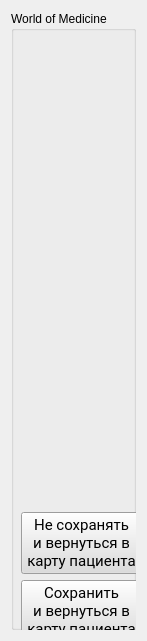
   <widget class="QWidget" name="layoutWidget_2">
    <property name="geometry">
     <rect>
      <x>800</x>
      <y>0</y>
      <width>144</width>
      <height>641</height>
     </rect>
    </property>
    <layout class="QVBoxLayout" name="verticalLayout_5">
     <item>
      <widget class="QGroupBox" name="groupBox_wom">
       <property name="title">
        <string>World of Medicine</string>
       </property>
       <widget class="QWidget" name="layoutWidget">
        <property name="geometry">
         <rect>
          <x>10</x>
          <y>20</y>
          <width>121</width>
          <height>611</height>
         </rect>
        </property>
        <layout class="QVBoxLayout" name="verticalLayout_6">
         <item>
          <spacer name="verticalSpacer">
           <property name="orientation">
            <enum>Qt::Vertical</enum>
           </property>
           <property name="sizeHint" stdset="0">
            <size>
             <width>20</width>
             <height>40</height>
            </size>
           </property>
          </spacer>
         </item>
         <item>
          <widget class="QPushButton" name="pushButtonNotSaveExit">
           <property name="palette">
            <palette>
             <active>
              <colorrole role="WindowText">
               <brush brushstyle="SolidPattern">
                <color alpha="255">
                 <red>0</red>
                 <green>0</green>
                 <blue>0</blue>
                </color>
               </brush>
              </colorrole>
              <colorrole role="Button">
               <brush brushstyle="SolidPattern">
                <color alpha="255">
                 <red>220</red>
                 <green>220</green>
                 <blue>220</blue>
                </color>
               </brush>
              </colorrole>
              <colorrole role="Light">
               <brush brushstyle="SolidPattern">
                <color alpha="255">
                 <red>255</red>
                 <green>255</green>
                 <blue>255</blue>
                </color>
               </brush>
              </colorrole>
              <colorrole role="Midlight">
               <brush brushstyle="SolidPattern">
                <color alpha="255">
                 <red>237</red>
                 <green>237</green>
                 <blue>237</blue>
                </color>
               </brush>
              </colorrole>
              <colorrole role="Dark">
               <brush brushstyle="SolidPattern">
                <color alpha="255">
                 <red>110</red>
                 <green>110</green>
                 <blue>110</blue>
                </color>
               </brush>
              </colorrole>
              <colorrole role="Mid">
               <brush brushstyle="SolidPattern">
                <color alpha="255">
                 <red>147</red>
                 <green>147</green>
                 <blue>147</blue>
                </color>
               </brush>
              </colorrole>
              <colorrole role="Text">
               <brush brushstyle="SolidPattern">
                <color alpha="255">
                 <red>0</red>
                 <green>0</green>
                 <blue>0</blue>
                </color>
               </brush>
              </colorrole>
              <colorrole role="BrightText">
               <brush brushstyle="SolidPattern">
                <color alpha="255">
                 <red>255</red>
                 <green>255</green>
                 <blue>255</blue>
                </color>
               </brush>
              </colorrole>
              <colorrole role="ButtonText">
               <brush brushstyle="SolidPattern">
                <color alpha="255">
                 <red>0</red>
                 <green>0</green>
                 <blue>0</blue>
                </color>
               </brush>
              </colorrole>
              <colorrole role="Base">
               <brush brushstyle="SolidPattern">
                <color alpha="255">
                 <red>255</red>
                 <green>255</green>
                 <blue>255</blue>
                </color>
               </brush>
              </colorrole>
              <colorrole role="Window">
               <brush brushstyle="SolidPattern">
                <color alpha="255">
                 <red>220</red>
                 <green>220</green>
                 <blue>220</blue>
                </color>
               </brush>
              </colorrole>
              <colorrole role="Shadow">
               <brush brushstyle="SolidPattern">
                <color alpha="255">
                 <red>0</red>
                 <green>0</green>
                 <blue>0</blue>
                </color>
               </brush>
              </colorrole>
              <colorrole role="AlternateBase">
               <brush brushstyle="SolidPattern">
                <color alpha="255">
                 <red>237</red>
                 <green>237</green>
                 <blue>237</blue>
                </color>
               </brush>
              </colorrole>
              <colorrole role="ToolTipBase">
               <brush brushstyle="SolidPattern">
                <color alpha="255">
                 <red>255</red>
                 <green>255</green>
                 <blue>220</blue>
                </color>
               </brush>
              </colorrole>
              <colorrole role="ToolTipText">
               <brush brushstyle="SolidPattern">
                <color alpha="255">
                 <red>0</red>
                 <green>0</green>
                 <blue>0</blue>
                </color>
               </brush>
              </colorrole>
              <colorrole role="PlaceholderText">
               <brush brushstyle="SolidPattern">
                <color alpha="128">
                 <red>0</red>
                 <green>0</green>
                 <blue>0</blue>
                </color>
               </brush>
              </colorrole>
             </active>
             <inactive>
              <colorrole role="WindowText">
               <brush brushstyle="SolidPattern">
                <color alpha="255">
                 <red>0</red>
                 <green>0</green>
                 <blue>0</blue>
                </color>
               </brush>
              </colorrole>
              <colorrole role="Button">
               <brush brushstyle="SolidPattern">
                <color alpha="255">
                 <red>220</red>
                 <green>220</green>
                 <blue>220</blue>
                </color>
               </brush>
              </colorrole>
              <colorrole role="Light">
               <brush brushstyle="SolidPattern">
                <color alpha="255">
                 <red>255</red>
                 <green>255</green>
                 <blue>255</blue>
                </color>
               </brush>
              </colorrole>
              <colorrole role="Midlight">
               <brush brushstyle="SolidPattern">
                <color alpha="255">
                 <red>237</red>
                 <green>237</green>
                 <blue>237</blue>
                </color>
               </brush>
              </colorrole>
              <colorrole role="Dark">
               <brush brushstyle="SolidPattern">
                <color alpha="255">
                 <red>110</red>
                 <green>110</green>
                 <blue>110</blue>
                </color>
               </brush>
              </colorrole>
              <colorrole role="Mid">
               <brush brushstyle="SolidPattern">
                <color alpha="255">
                 <red>147</red>
                 <green>147</green>
                 <blue>147</blue>
                </color>
               </brush>
              </colorrole>
              <colorrole role="Text">
               <brush brushstyle="SolidPattern">
                <color alpha="255">
                 <red>0</red>
                 <green>0</green>
                 <blue>0</blue>
                </color>
               </brush>
              </colorrole>
              <colorrole role="BrightText">
               <brush brushstyle="SolidPattern">
                <color alpha="255">
                 <red>255</red>
                 <green>255</green>
                 <blue>255</blue>
                </color>
               </brush>
              </colorrole>
              <colorrole role="ButtonText">
               <brush brushstyle="SolidPattern">
                <color alpha="255">
                 <red>0</red>
                 <green>0</green>
                 <blue>0</blue>
                </color>
               </brush>
              </colorrole>
              <colorrole role="Base">
               <brush brushstyle="SolidPattern">
                <color alpha="255">
                 <red>255</red>
                 <green>255</green>
                 <blue>255</blue>
                </color>
               </brush>
              </colorrole>
              <colorrole role="Window">
               <brush brushstyle="SolidPattern">
                <color alpha="255">
                 <red>220</red>
                 <green>220</green>
                 <blue>220</blue>
                </color>
               </brush>
              </colorrole>
              <colorrole role="Shadow">
               <brush brushstyle="SolidPattern">
                <color alpha="255">
                 <red>0</red>
                 <green>0</green>
                 <blue>0</blue>
                </color>
               </brush>
              </colorrole>
              <colorrole role="AlternateBase">
               <brush brushstyle="SolidPattern">
                <color alpha="255">
                 <red>237</red>
                 <green>237</green>
                 <blue>237</blue>
                </color>
               </brush>
              </colorrole>
              <colorrole role="ToolTipBase">
               <brush brushstyle="SolidPattern">
                <color alpha="255">
                 <red>255</red>
                 <green>255</green>
                 <blue>220</blue>
                </color>
               </brush>
              </colorrole>
              <colorrole role="ToolTipText">
               <brush brushstyle="SolidPattern">
                <color alpha="255">
                 <red>0</red>
                 <green>0</green>
                 <blue>0</blue>
                </color>
               </brush>
              </colorrole>
              <colorrole role="PlaceholderText">
               <brush brushstyle="SolidPattern">
                <color alpha="128">
                 <red>0</red>
                 <green>0</green>
                 <blue>0</blue>
                </color>
               </brush>
              </colorrole>
             </inactive>
             <disabled>
              <colorrole role="WindowText">
               <brush brushstyle="SolidPattern">
                <color alpha="255">
                 <red>110</red>
                 <green>110</green>
                 <blue>110</blue>
                </color>
               </brush>
              </colorrole>
              <colorrole role="Button">
               <brush brushstyle="SolidPattern">
                <color alpha="255">
                 <red>220</red>
                 <green>220</green>
                 <blue>220</blue>
                </color>
               </brush>
              </colorrole>
              <colorrole role="Light">
               <brush brushstyle="SolidPattern">
                <color alpha="255">
                 <red>255</red>
                 <green>255</green>
                 <blue>255</blue>
                </color>
               </brush>
              </colorrole>
              <colorrole role="Midlight">
               <brush brushstyle="SolidPattern">
                <color alpha="255">
                 <red>237</red>
                 <green>237</green>
                 <blue>237</blue>
                </color>
               </brush>
              </colorrole>
              <colorrole role="Dark">
               <brush brushstyle="SolidPattern">
                <color alpha="255">
                 <red>110</red>
                 <green>110</green>
                 <blue>110</blue>
                </color>
               </brush>
              </colorrole>
              <colorrole role="Mid">
               <brush brushstyle="SolidPattern">
                <color alpha="255">
                 <red>147</red>
                 <green>147</green>
                 <blue>147</blue>
                </color>
               </brush>
              </colorrole>
              <colorrole role="Text">
               <brush brushstyle="SolidPattern">
                <color alpha="255">
                 <red>110</red>
                 <green>110</green>
                 <blue>110</blue>
                </color>
               </brush>
              </colorrole>
              <colorrole role="BrightText">
               <brush brushstyle="SolidPattern">
                <color alpha="255">
                 <red>255</red>
                 <green>255</green>
                 <blue>255</blue>
                </color>
               </brush>
              </colorrole>
              <colorrole role="ButtonText">
               <brush brushstyle="SolidPattern">
                <color alpha="255">
                 <red>110</red>
                 <green>110</green>
                 <blue>110</blue>
                </color>
               </brush>
              </colorrole>
              <colorrole role="Base">
               <brush brushstyle="SolidPattern">
                <color alpha="255">
                 <red>220</red>
                 <green>220</green>
                 <blue>220</blue>
                </color>
               </brush>
              </colorrole>
              <colorrole role="Window">
               <brush brushstyle="SolidPattern">
                <color alpha="255">
                 <red>220</red>
                 <green>220</green>
                 <blue>220</blue>
                </color>
               </brush>
              </colorrole>
              <colorrole role="Shadow">
               <brush brushstyle="SolidPattern">
                <color alpha="255">
                 <red>0</red>
                 <green>0</green>
                 <blue>0</blue>
                </color>
               </brush>
              </colorrole>
              <colorrole role="AlternateBase">
               <brush brushstyle="SolidPattern">
                <color alpha="255">
                 <red>220</red>
                 <green>220</green>
                 <blue>220</blue>
                </color>
               </brush>
              </colorrole>
              <colorrole role="ToolTipBase">
               <brush brushstyle="SolidPattern">
                <color alpha="255">
                 <red>255</red>
                 <green>255</green>
                 <blue>220</blue>
                </color>
               </brush>
              </colorrole>
              <colorrole role="ToolTipText">
               <brush brushstyle="SolidPattern">
                <color alpha="255">
                 <red>0</red>
                 <green>0</green>
                 <blue>0</blue>
                </color>
               </brush>
              </colorrole>
              <colorrole role="PlaceholderText">
               <brush brushstyle="SolidPattern">
                <color alpha="128">
                 <red>0</red>
                 <green>0</green>
                 <blue>0</blue>
                </color>
               </brush>
              </colorrole>
             </disabled>
            </palette>
           </property>
           <property name="font">
            <font>
             <family>Roboto</family>
             <pointsize>11</pointsize>
             <weight>50</weight>
             <bold>false</bold>
            </font>
           </property>
           <property name="text">
            <string>Не сохранять
и вернуться в
карту пациента</string>
           </property>
          </widget>
         </item>
         <item>
          <widget class="QPushButton" name="pushButtonSaveExit">
           <property name="palette">
            <palette>
             <active>
              <colorrole role="WindowText">
               <brush brushstyle="SolidPattern">
                <color alpha="255">
                 <red>0</red>
                 <green>0</green>
                 <blue>0</blue>
                </color>
               </brush>
              </colorrole>
              <colorrole role="Button">
               <brush brushstyle="SolidPattern">
                <color alpha="255">
                 <red>220</red>
                 <green>220</green>
                 <blue>220</blue>
                </color>
               </brush>
              </colorrole>
              <colorrole role="Light">
               <brush brushstyle="SolidPattern">
                <color alpha="255">
                 <red>255</red>
                 <green>255</green>
                 <blue>255</blue>
                </color>
               </brush>
              </colorrole>
              <colorrole role="Midlight">
               <brush brushstyle="SolidPattern">
                <color alpha="255">
                 <red>237</red>
                 <green>237</green>
                 <blue>237</blue>
                </color>
               </brush>
              </colorrole>
              <colorrole role="Dark">
               <brush brushstyle="SolidPattern">
                <color alpha="255">
                 <red>110</red>
                 <green>110</green>
                 <blue>110</blue>
                </color>
               </brush>
              </colorrole>
              <colorrole role="Mid">
               <brush brushstyle="SolidPattern">
                <color alpha="255">
                 <red>147</red>
                 <green>147</green>
                 <blue>147</blue>
                </color>
               </brush>
              </colorrole>
              <colorrole role="Text">
               <brush brushstyle="SolidPattern">
                <color alpha="255">
                 <red>0</red>
                 <green>0</green>
                 <blue>0</blue>
                </color>
               </brush>
              </colorrole>
              <colorrole role="BrightText">
               <brush brushstyle="SolidPattern">
                <color alpha="255">
                 <red>255</red>
                 <green>255</green>
                 <blue>255</blue>
                </color>
               </brush>
              </colorrole>
              <colorrole role="ButtonText">
               <brush brushstyle="SolidPattern">
                <color alpha="255">
                 <red>0</red>
                 <green>0</green>
                 <blue>0</blue>
                </color>
               </brush>
              </colorrole>
              <colorrole role="Base">
               <brush brushstyle="SolidPattern">
                <color alpha="255">
                 <red>255</red>
                 <green>255</green>
                 <blue>255</blue>
                </color>
               </brush>
              </colorrole>
              <colorrole role="Window">
               <brush brushstyle="SolidPattern">
                <color alpha="255">
                 <red>220</red>
                 <green>220</green>
                 <blue>220</blue>
                </color>
               </brush>
              </colorrole>
              <colorrole role="Shadow">
               <brush brushstyle="SolidPattern">
                <color alpha="255">
                 <red>0</red>
                 <green>0</green>
                 <blue>0</blue>
                </color>
               </brush>
              </colorrole>
              <colorrole role="AlternateBase">
               <brush brushstyle="SolidPattern">
                <color alpha="255">
                 <red>237</red>
                 <green>237</green>
                 <blue>237</blue>
                </color>
               </brush>
              </colorrole>
              <colorrole role="ToolTipBase">
               <brush brushstyle="SolidPattern">
                <color alpha="255">
                 <red>255</red>
                 <green>255</green>
                 <blue>220</blue>
                </color>
               </brush>
              </colorrole>
              <colorrole role="ToolTipText">
               <brush brushstyle="SolidPattern">
                <color alpha="255">
                 <red>0</red>
                 <green>0</green>
                 <blue>0</blue>
                </color>
               </brush>
              </colorrole>
              <colorrole role="PlaceholderText">
               <brush brushstyle="SolidPattern">
                <color alpha="128">
                 <red>0</red>
                 <green>0</green>
                 <blue>0</blue>
                </color>
               </brush>
              </colorrole>
             </active>
             <inactive>
              <colorrole role="WindowText">
               <brush brushstyle="SolidPattern">
                <color alpha="255">
                 <red>0</red>
                 <green>0</green>
                 <blue>0</blue>
                </color>
               </brush>
              </colorrole>
              <colorrole role="Button">
               <brush brushstyle="SolidPattern">
                <color alpha="255">
                 <red>220</red>
                 <green>220</green>
                 <blue>220</blue>
                </color>
               </brush>
              </colorrole>
              <colorrole role="Light">
               <brush brushstyle="SolidPattern">
                <color alpha="255">
                 <red>255</red>
                 <green>255</green>
                 <blue>255</blue>
                </color>
               </brush>
              </colorrole>
              <colorrole role="Midlight">
               <brush brushstyle="SolidPattern">
                <color alpha="255">
                 <red>237</red>
                 <green>237</green>
                 <blue>237</blue>
                </color>
               </brush>
              </colorrole>
              <colorrole role="Dark">
               <brush brushstyle="SolidPattern">
                <color alpha="255">
                 <red>110</red>
                 <green>110</green>
                 <blue>110</blue>
                </color>
               </brush>
              </colorrole>
              <colorrole role="Mid">
               <brush brushstyle="SolidPattern">
                <color alpha="255">
                 <red>147</red>
                 <green>147</green>
                 <blue>147</blue>
                </color>
               </brush>
              </colorrole>
              <colorrole role="Text">
               <brush brushstyle="SolidPattern">
                <color alpha="255">
                 <red>0</red>
                 <green>0</green>
                 <blue>0</blue>
                </color>
               </brush>
              </colorrole>
              <colorrole role="BrightText">
               <brush brushstyle="SolidPattern">
                <color alpha="255">
                 <red>255</red>
                 <green>255</green>
                 <blue>255</blue>
                </color>
               </brush>
              </colorrole>
              <colorrole role="ButtonText">
               <brush brushstyle="SolidPattern">
                <color alpha="255">
                 <red>0</red>
                 <green>0</green>
                 <blue>0</blue>
                </color>
               </brush>
              </colorrole>
              <colorrole role="Base">
               <brush brushstyle="SolidPattern">
                <color alpha="255">
                 <red>255</red>
                 <green>255</green>
                 <blue>255</blue>
                </color>
               </brush>
              </colorrole>
              <colorrole role="Window">
               <brush brushstyle="SolidPattern">
                <color alpha="255">
                 <red>220</red>
                 <green>220</green>
                 <blue>220</blue>
                </color>
               </brush>
              </colorrole>
              <colorrole role="Shadow">
               <brush brushstyle="SolidPattern">
                <color alpha="255">
                 <red>0</red>
                 <green>0</green>
                 <blue>0</blue>
                </color>
               </brush>
              </colorrole>
              <colorrole role="AlternateBase">
               <brush brushstyle="SolidPattern">
                <color alpha="255">
                 <red>237</red>
                 <green>237</green>
                 <blue>237</blue>
                </color>
               </brush>
              </colorrole>
              <colorrole role="ToolTipBase">
               <brush brushstyle="SolidPattern">
                <color alpha="255">
                 <red>255</red>
                 <green>255</green>
                 <blue>220</blue>
                </color>
               </brush>
              </colorrole>
              <colorrole role="ToolTipText">
               <brush brushstyle="SolidPattern">
                <color alpha="255">
                 <red>0</red>
                 <green>0</green>
                 <blue>0</blue>
                </color>
               </brush>
              </colorrole>
              <colorrole role="PlaceholderText">
               <brush brushstyle="SolidPattern">
                <color alpha="128">
                 <red>0</red>
                 <green>0</green>
                 <blue>0</blue>
                </color>
               </brush>
              </colorrole>
             </inactive>
             <disabled>
              <colorrole role="WindowText">
               <brush brushstyle="SolidPattern">
                <color alpha="255">
                 <red>110</red>
                 <green>110</green>
                 <blue>110</blue>
                </color>
               </brush>
              </colorrole>
              <colorrole role="Button">
               <brush brushstyle="SolidPattern">
                <color alpha="255">
                 <red>220</red>
                 <green>220</green>
                 <blue>220</blue>
                </color>
               </brush>
              </colorrole>
              <colorrole role="Light">
               <brush brushstyle="SolidPattern">
                <color alpha="255">
                 <red>255</red>
                 <green>255</green>
                 <blue>255</blue>
                </color>
               </brush>
              </colorrole>
              <colorrole role="Midlight">
               <brush brushstyle="SolidPattern">
                <color alpha="255">
                 <red>237</red>
                 <green>237</green>
                 <blue>237</blue>
                </color>
               </brush>
              </colorrole>
              <colorrole role="Dark">
               <brush brushstyle="SolidPattern">
                <color alpha="255">
                 <red>110</red>
                 <green>110</green>
                 <blue>110</blue>
                </color>
               </brush>
              </colorrole>
              <colorrole role="Mid">
               <brush brushstyle="SolidPattern">
                <color alpha="255">
                 <red>147</red>
                 <green>147</green>
                 <blue>147</blue>
                </color>
               </brush>
              </colorrole>
              <colorrole role="Text">
               <brush brushstyle="SolidPattern">
                <color alpha="255">
                 <red>110</red>
                 <green>110</green>
                 <blue>110</blue>
                </color>
               </brush>
              </colorrole>
              <colorrole role="BrightText">
               <brush brushstyle="SolidPattern">
                <color alpha="255">
                 <red>255</red>
                 <green>255</green>
                 <blue>255</blue>
                </color>
               </brush>
              </colorrole>
              <colorrole role="ButtonText">
               <brush brushstyle="SolidPattern">
                <color alpha="255">
                 <red>110</red>
                 <green>110</green>
                 <blue>110</blue>
                </color>
               </brush>
              </colorrole>
              <colorrole role="Base">
               <brush brushstyle="SolidPattern">
                <color alpha="255">
                 <red>220</red>
                 <green>220</green>
                 <blue>220</blue>
                </color>
               </brush>
              </colorrole>
              <colorrole role="Window">
               <brush brushstyle="SolidPattern">
                <color alpha="255">
                 <red>220</red>
                 <green>220</green>
                 <blue>220</blue>
                </color>
               </brush>
              </colorrole>
              <colorrole role="Shadow">
               <brush brushstyle="SolidPattern">
                <color alpha="255">
                 <red>0</red>
                 <green>0</green>
                 <blue>0</blue>
                </color>
               </brush>
              </colorrole>
              <colorrole role="AlternateBase">
               <brush brushstyle="SolidPattern">
                <color alpha="255">
                 <red>220</red>
                 <green>220</green>
                 <blue>220</blue>
                </color>
               </brush>
              </colorrole>
              <colorrole role="ToolTipBase">
               <brush brushstyle="SolidPattern">
                <color alpha="255">
                 <red>255</red>
                 <green>255</green>
                 <blue>220</blue>
                </color>
               </brush>
              </colorrole>
              <colorrole role="ToolTipText">
               <brush brushstyle="SolidPattern">
                <color alpha="255">
                 <red>0</red>
                 <green>0</green>
                 <blue>0</blue>
                </color>
               </brush>
              </colorrole>
              <colorrole role="PlaceholderText">
               <brush brushstyle="SolidPattern">
                <color alpha="128">
                 <red>0</red>
                 <green>0</green>
                 <blue>0</blue>
                </color>
               </brush>
              </colorrole>
             </disabled>
            </palette>
           </property>
           <property name="font">
            <font>
             <family>Roboto</family>
             <pointsize>11</pointsize>
             <weight>50</weight>
             <bold>false</bold>
            </font>
           </property>
           <property name="text">
            <string>Сохранить
и вернуться в
карту пациента</string>
           </property>
          </widget>
         </item>
        </layout>
       </widget>
      </widget>
     </item>
    </layout>
   </widget>
